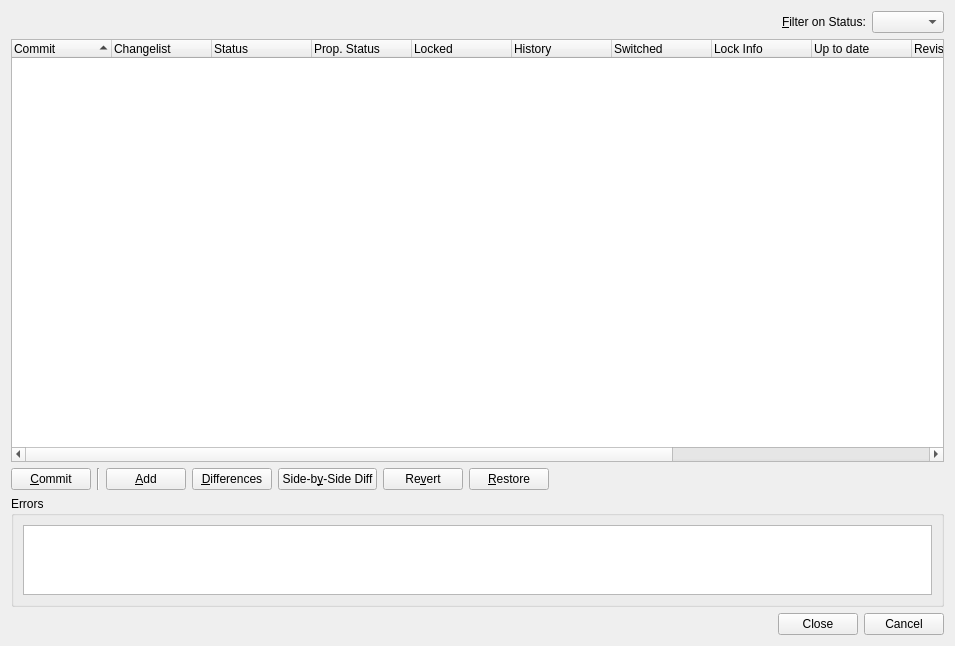
<?xml version="1.0" encoding="UTF-8"?>
<ui version="4.0">
 <class>SvnStatusDialog</class>
 <widget class="QWidget" name="SvnStatusDialog">
  <property name="geometry">
   <rect>
    <x>0</x>
    <y>0</y>
    <width>955</width>
    <height>646</height>
   </rect>
  </property>
  <property name="windowTitle">
   <string>Subversion Status</string>
  </property>
  <property name="whatsThis">
   <string>&lt;b&gt;Subversion Status&lt;/b&gt;
&lt;p&gt;This dialog shows the status of the selected file or project.&lt;/p&gt;</string>
  </property>
  <layout class="QVBoxLayout" name="verticalLayout">
   <item>
    <layout class="QHBoxLayout" name="horizontalLayout_2">
     <item>
      <spacer name="horizontalSpacer_2">
       <property name="orientation">
        <enum>Qt::Horizontal</enum>
       </property>
       <property name="sizeHint" stdset="0">
        <size>
         <width>40</width>
         <height>20</height>
        </size>
       </property>
      </spacer>
     </item>
     <item>
      <widget class="QLabel" name="label">
       <property name="text">
        <string>&amp;Filter on Status:</string>
       </property>
       <property name="buddy">
        <cstring>statusFilterCombo</cstring>
       </property>
      </widget>
     </item>
     <item>
      <widget class="QComboBox" name="statusFilterCombo">
       <property name="toolTip">
        <string>Select the status of entries to be shown</string>
       </property>
       <property name="sizeAdjustPolicy">
        <enum>QComboBox::AdjustToContents</enum>
       </property>
      </widget>
     </item>
    </layout>
   </item>
   <item>
    <widget class="QTreeWidget" name="statusList">
     <property name="sizePolicy">
      <sizepolicy hsizetype="Expanding" vsizetype="Expanding">
       <horstretch>0</horstretch>
       <verstretch>4</verstretch>
      </sizepolicy>
     </property>
     <property name="alternatingRowColors">
      <bool>true</bool>
     </property>
     <property name="selectionMode">
      <enum>QAbstractItemView::ExtendedSelection</enum>
     </property>
     <property name="rootIsDecorated">
      <bool>false</bool>
     </property>
     <property name="itemsExpandable">
      <bool>false</bool>
     </property>
     <property name="sortingEnabled">
      <bool>true</bool>
     </property>
     <column>
      <property name="text">
       <string>Commit</string>
      </property>
     </column>
     <column>
      <property name="text">
       <string>Changelist</string>
      </property>
     </column>
     <column>
      <property name="text">
       <string>Status</string>
      </property>
     </column>
     <column>
      <property name="text">
       <string>Prop. Status</string>
      </property>
     </column>
     <column>
      <property name="text">
       <string>Locked</string>
      </property>
     </column>
     <column>
      <property name="text">
       <string>History</string>
      </property>
     </column>
     <column>
      <property name="text">
       <string>Switched</string>
      </property>
     </column>
     <column>
      <property name="text">
       <string>Lock Info</string>
      </property>
     </column>
     <column>
      <property name="text">
       <string>Up to date</string>
      </property>
     </column>
     <column>
      <property name="text">
       <string>Revision</string>
      </property>
     </column>
     <column>
      <property name="text">
       <string>Last Change</string>
      </property>
     </column>
     <column>
      <property name="text">
       <string>Author</string>
      </property>
     </column>
     <column>
      <property name="text">
       <string>Path</string>
      </property>
     </column>
    </widget>
   </item>
   <item>
    <layout class="QHBoxLayout" name="horizontalLayout">
     <item>
      <widget class="QPushButton" name="commitButton">
       <property name="toolTip">
        <string>Commit the selected changes</string>
       </property>
       <property name="text">
        <string>&amp;Commit</string>
       </property>
      </widget>
     </item>
     <item>
      <widget class="Line" name="line">
       <property name="orientation">
        <enum>Qt::Vertical</enum>
       </property>
      </widget>
     </item>
     <item>
      <widget class="QPushButton" name="addButton">
       <property name="toolTip">
        <string>Add the selected entries to the repository</string>
       </property>
       <property name="text">
        <string>&amp;Add</string>
       </property>
      </widget>
     </item>
     <item>
      <widget class="QPushButton" name="diffButton">
       <property name="toolTip">
        <string>Show differences of the selected entries to the repository</string>
       </property>
       <property name="text">
        <string>&amp;Differences</string>
       </property>
      </widget>
     </item>
     <item>
      <widget class="QPushButton" name="sbsDiffButton">
       <property name="toolTip">
        <string>Show differences of the selected entry to the repository in a side-by-side manner</string>
       </property>
       <property name="text">
        <string>Side-b&amp;y-Side Diff</string>
       </property>
      </widget>
     </item>
     <item>
      <widget class="QPushButton" name="revertButton">
       <property name="toolTip">
        <string>Revert the selected entries to the last revision in the repository</string>
       </property>
       <property name="text">
        <string>Re&amp;vert</string>
       </property>
      </widget>
     </item>
     <item>
      <widget class="QPushButton" name="restoreButton">
       <property name="toolTip">
        <string>Restore the selected missing entries from the repository</string>
       </property>
       <property name="text">
        <string>&amp;Restore</string>
       </property>
      </widget>
     </item>
     <item>
      <spacer name="horizontalSpacer">
       <property name="orientation">
        <enum>Qt::Horizontal</enum>
       </property>
       <property name="sizeHint" stdset="0">
        <size>
         <width>40</width>
         <height>20</height>
        </size>
       </property>
      </spacer>
     </item>
    </layout>
   </item>
   <item>
    <widget class="QGroupBox" name="errorGroup">
     <property name="sizePolicy">
      <sizepolicy hsizetype="Preferred" vsizetype="Expanding">
       <horstretch>0</horstretch>
       <verstretch>1</verstretch>
      </sizepolicy>
     </property>
     <property name="title">
      <string>Errors</string>
     </property>
     <layout class="QVBoxLayout">
      <item>
       <widget class="QTextEdit" name="errors">
        <property name="readOnly">
         <bool>true</bool>
        </property>
        <property name="acceptRichText">
         <bool>false</bool>
        </property>
       </widget>
      </item>
     </layout>
    </widget>
   </item>
   <item>
    <widget class="QDialogButtonBox" name="buttonBox">
     <property name="orientation">
      <enum>Qt::Horizontal</enum>
     </property>
     <property name="standardButtons">
      <set>QDialogButtonBox::Cancel|QDialogButtonBox::Close</set>
     </property>
    </widget>
   </item>
  </layout>
 </widget>
 <pixmapfunction>qPixmapFromMimeSource</pixmapfunction>
 <tabstops>
  <tabstop>statusFilterCombo</tabstop>
  <tabstop>statusList</tabstop>
  <tabstop>commitButton</tabstop>
  <tabstop>addButton</tabstop>
  <tabstop>diffButton</tabstop>
  <tabstop>sbsDiffButton</tabstop>
  <tabstop>revertButton</tabstop>
  <tabstop>restoreButton</tabstop>
  <tabstop>errors</tabstop>
  <tabstop>buttonBox</tabstop>
 </tabstops>
 <resources/>
 <connections/>
</ui>
